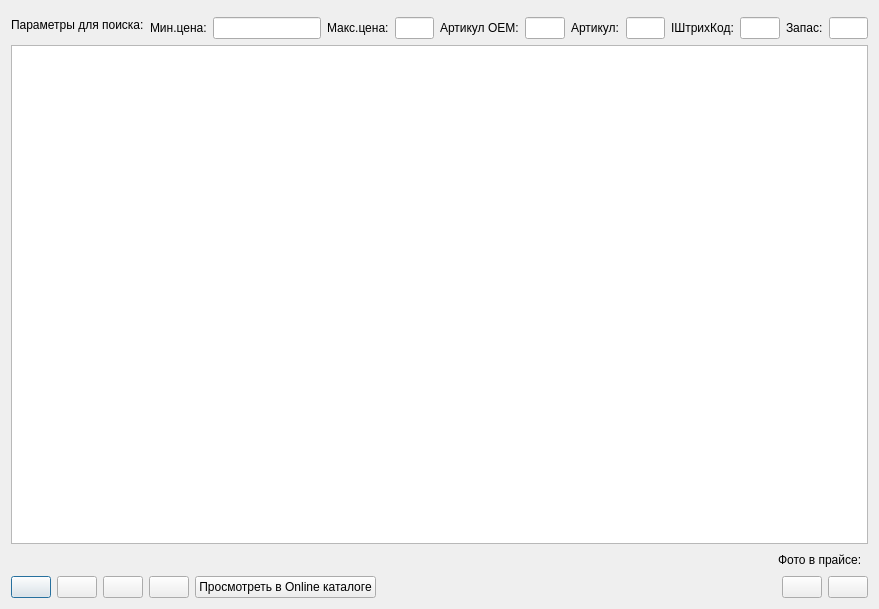
<?xml version="1.0" encoding="UTF-8"?>
<ui version="4.0">
 <class>dialog</class>
 <widget class="Dialog" name="dialog">
  <property name="geometry">
   <rect>
    <x>0</x>
    <y>0</y>
    <width>879</width>
    <height>609</height>
   </rect>
  </property>
  <property name="name" stdset="0">
   <string>vw_прайс</string>
  </property>
  <property name="caption" stdset="0">
   <string>Все прайсы с ценами для поставки по заказу</string>
  </property>
  <layout class="QVBoxLayout" name="vbxLayout">
   <item>
    <layout class="QHBoxLayout">
     <item>
      <widget class="QLabel" name="label">
       <property name="sizePolicy">
        <sizepolicy hsizetype="Fixed" vsizetype="Fixed">
         <horstretch>0</horstretch>
         <verstretch>0</verstretch>
        </sizepolicy>
       </property>
       <property name="text">
        <string>Параметры для поиска:</string>
       </property>
      </widget>
     </item>
     <item>
      <layout class="QVBoxLayout" name="verticalLayout">
       <item>
        <widget class="SearchParameters" name="searchParameters"/>
       </item>
       <item>
        <layout class="QHBoxLayout" name="horizontalLayout">
         <item>
          <widget class="QLabel" name="label_2">
           <property name="sizePolicy">
            <sizepolicy hsizetype="Fixed" vsizetype="Fixed">
             <horstretch>0</horstretch>
             <verstretch>0</verstretch>
            </sizepolicy>
           </property>
           <property name="text">
            <string>Мин.цена:</string>
           </property>
          </widget>
         </item>
         <item>
          <widget class="QLineEdit" name="lineEditMinPrice">
           <property name="sizePolicy">
            <sizepolicy hsizetype="Fixed" vsizetype="Fixed">
             <horstretch>0</horstretch>
             <verstretch>0</verstretch>
            </sizepolicy>
           </property>
           <property name="inputMask">
            <string/>
           </property>
           <property name="alignment">
            <set>Qt::AlignRight|Qt::AlignTrailing|Qt::AlignVCenter</set>
           </property>
          </widget>
         </item>
         <item>
          <widget class="QLabel" name="label_3">
           <property name="text">
            <string>Макс.цена:</string>
           </property>
          </widget>
         </item>
         <item>
          <widget class="QLineEdit" name="lineEditMaxPrice">
           <property name="sizePolicy">
            <sizepolicy hsizetype="Preferred" vsizetype="Fixed">
             <horstretch>0</horstretch>
             <verstretch>0</verstretch>
            </sizepolicy>
           </property>
           <property name="inputMask">
            <string/>
           </property>
           <property name="alignment">
            <set>Qt::AlignRight|Qt::AlignTrailing|Qt::AlignVCenter</set>
           </property>
          </widget>
         </item>
         <item>
          <widget class="QLabel" name="label_4">
           <property name="text">
            <string>Артикул ОЕМ:</string>
           </property>
          </widget>
         </item>
         <item>
          <widget class="QLineEdit" name="lineEditArticulOEM">
           <property name="sizePolicy">
            <sizepolicy hsizetype="Preferred" vsizetype="Fixed">
             <horstretch>0</horstretch>
             <verstretch>0</verstretch>
            </sizepolicy>
           </property>
          </widget>
         </item>
         <item>
          <widget class="QLabel" name="label_5">
           <property name="text">
            <string>Артикул:</string>
           </property>
          </widget>
         </item>
         <item>
          <widget class="QLineEdit" name="lineEditArticul">
           <property name="sizePolicy">
            <sizepolicy hsizetype="Preferred" vsizetype="Fixed">
             <horstretch>0</horstretch>
             <verstretch>0</verstretch>
            </sizepolicy>
           </property>
          </widget>
         </item>
         <item>
          <widget class="QLabel" name="label_6">
           <property name="text">
            <string>IШтрихКод:</string>
           </property>
          </widget>
         </item>
         <item>
          <widget class="QLineEdit" name="lineEditBarCode">
           <property name="sizePolicy">
            <sizepolicy hsizetype="Preferred" vsizetype="Fixed">
             <horstretch>0</horstretch>
             <verstretch>0</verstretch>
            </sizepolicy>
           </property>
          </widget>
         </item>
         <item>
          <widget class="QLabel" name="label_7">
           <property name="text">
            <string>Запас:</string>
           </property>
          </widget>
         </item>
         <item>
          <widget class="QLineEdit" name="lineEditZapas">
           <property name="sizePolicy">
            <sizepolicy hsizetype="Preferred" vsizetype="Fixed">
             <horstretch>0</horstretch>
             <verstretch>0</verstretch>
            </sizepolicy>
           </property>
          </widget>
         </item>
         <item>
          <spacer name="horizontalSpacer_2">
           <property name="orientation">
            <enum>Qt::Horizontal</enum>
           </property>
           <property name="sizeHint" stdset="0">
            <size>
             <width>40</width>
             <height>20</height>
            </size>
           </property>
          </spacer>
         </item>
         <item>
          <spacer name="horizontalSpacer_3">
           <property name="orientation">
            <enum>Qt::Horizontal</enum>
           </property>
           <property name="sizeHint" stdset="0">
            <size>
             <width>40</width>
             <height>20</height>
            </size>
           </property>
          </spacer>
         </item>
        </layout>
       </item>
      </layout>
     </item>
    </layout>
   </item>
   <item>
    <layout class="QVBoxLayout" name="tableLayout">
     <item>
      <widget class="TableView" name="tableView">
       <zorder>picturePrice</zorder>
       <zorder>picturePrice</zorder>
      </widget>
     </item>
     <item>
      <layout class="QHBoxLayout" name="horizontalLayout_2">
       <item>
        <widget class="Picture" name="picture">
         <property name="toolTip">
          <string>Picture</string>
         </property>
         <property name="whatsThis">
          <string>Picture.</string>
         </property>
        </widget>
       </item>
       <item>
        <spacer name="horizontalSpacer_4">
         <property name="orientation">
          <enum>Qt::Horizontal</enum>
         </property>
         <property name="sizeHint" stdset="0">
          <size>
           <width>40</width>
           <height>20</height>
          </size>
         </property>
        </spacer>
       </item>
       <item>
        <widget class="QLabel" name="labelPrice">
         <property name="enabled">
          <bool>true</bool>
         </property>
         <property name="text">
          <string>Фото в прайсе:</string>
         </property>
        </widget>
       </item>
       <item>
        <widget class="Picture" name="picturePrice">
         <property name="enabled">
          <bool>true</bool>
         </property>
        </widget>
       </item>
      </layout>
     </item>
    </layout>
   </item>
   <item>
    <layout class="QHBoxLayout" name="cmdButtonLayout">
     <item>
      <widget class="QPushButton" name="buttonAdd">
       <property name="text">
        <string/>
       </property>
       <property name="icon">
        <iconset>
         <normaloff>:buttonAdd</normaloff>
         <normalon>:buttonAdd</normalon>
         <activeoff>:buttonAdd</activeoff>
         <activeon>:buttonAdd</activeon>
         <selectedoff>:buttonAdd</selectedoff>
         <selectedon>:buttonAdd</selectedon>:buttonAdd</iconset>
       </property>
      </widget>
     </item>
     <item>
      <widget class="QPushButton" name="buttonDelete">
       <property name="text">
        <string/>
       </property>
       <property name="icon">
        <iconset>
         <normaloff>:buttonDelete</normaloff>
         <normalon>:buttonDelete</normalon>
         <activeoff>:buttonDelete</activeoff>
         <activeon>:buttonDelete</activeon>
         <selectedoff>:buttonDelete</selectedoff>
         <selectedon>:buttonDelete</selectedon>:buttonDelete</iconset>
       </property>
      </widget>
     </item>
     <item>
      <widget class="QPushButton" name="buttonRequery">
       <property name="text">
        <string/>
       </property>
       <property name="icon">
        <iconset>
         <normaloff>:buttonRequery</normaloff>
         <normalon>:buttonRequery</normalon>
         <activeoff>:buttonRequery</activeoff>
         <activeon>:buttonRequery</activeon>
         <selectedoff>:buttonRequery</selectedoff>
         <selectedon>:buttonRequery</selectedon>:buttonRequery</iconset>
       </property>
      </widget>
     </item>
     <item>
      <widget class="QPushButton" name="buttonPrint">
       <property name="enabled">
        <bool>true</bool>
       </property>
       <property name="text">
        <string/>
       </property>
       <property name="icon">
        <iconset>
         <normaloff>:buttonPrint</normaloff>
         <normalon>:buttonPrint</normalon>
         <activeoff>:buttonPrint</activeoff>
         <activeon>:buttonPrint</activeon>
         <selectedoff>:buttonPrint</selectedoff>
         <selectedon>:buttonPrint</selectedon>:buttonPrint</iconset>
       </property>
      </widget>
     </item>
     <item>
      <widget class="QPushButton" name="buttonCatalog">
       <property name="text">
        <string>Просмотреть в Online каталоге</string>
       </property>
      </widget>
     </item>
     <item>
      <spacer name="horizontalSpacer">
       <property name="orientation">
        <enum>Qt::Horizontal</enum>
       </property>
       <property name="sizeHint" stdset="0">
        <size>
         <width>40</width>
         <height>20</height>
        </size>
       </property>
      </spacer>
     </item>
     <item>
      <widget class="QPushButton" name="buttonOk">
       <property name="text">
        <string/>
       </property>
       <property name="icon">
        <iconset>
         <normaloff>:buttonOk</normaloff>
         <normalon>:buttonOk</normalon>
         <activeoff>:buttonOk</activeoff>
         <activeon>:buttonOk</activeon>
         <selectedoff>:buttonOk</selectedoff>
         <selectedon>:buttonOk</selectedon>:buttonOk</iconset>
       </property>
      </widget>
     </item>
     <item>
      <widget class="QPushButton" name="buttonCancel">
       <property name="text">
        <string/>
       </property>
       <property name="icon">
        <iconset>
         <normaloff>:buttonCancel</normaloff>
         <normalon>:buttonCancel</normalon>
         <activeoff>:buttonCancel</activeoff>
         <activeon>:buttonCancel</activeon>
         <selectedoff>:buttonCancel</selectedoff>
         <selectedon>:buttonCancel</selectedon>:buttonCancel</iconset>
       </property>
      </widget>
     </item>
    </layout>
   </item>
  </layout>
 </widget>
 <customwidgets>
  <customwidget>
   <class>Dialog</class>
   <extends>QDialog</extends>
   <header>dialog.h</header>
   <container>1</container>
  </customwidget>
  <customwidget>
   <class>Picture</class>
   <extends>QFrame</extends>
   <header>picture.h</header>
   <container>1</container>
  </customwidget>
  <customwidget>
   <class>TableView</class>
   <extends>QTableView</extends>
   <header>tableview.h</header>
   <addpagemethod>addPage</addpagemethod>
   <container>1</container>
  </customwidget>
  <customwidget>
   <class>SearchParameters</class>
   <extends>QFrame</extends>
   <header>searchparameters.h</header>
   <container>1</container>
  </customwidget>
 </customwidgets>
 <tabstops>
  <tabstop>lineEditMinPrice</tabstop>
  <tabstop>lineEditMaxPrice</tabstop>
  <tabstop>lineEditArticulOEM</tabstop>
  <tabstop>lineEditArticul</tabstop>
  <tabstop>lineEditBarCode</tabstop>
  <tabstop>tableView</tabstop>
  <tabstop>buttonAdd</tabstop>
  <tabstop>buttonDelete</tabstop>
  <tabstop>buttonRequery</tabstop>
  <tabstop>buttonPrint</tabstop>
  <tabstop>buttonCatalog</tabstop>
  <tabstop>buttonOk</tabstop>
  <tabstop>buttonCancel</tabstop>
 </tabstops>
 <resources>
  <include location="../../resources.qrc"/>
 </resources>
 <connections/>
</ui>
